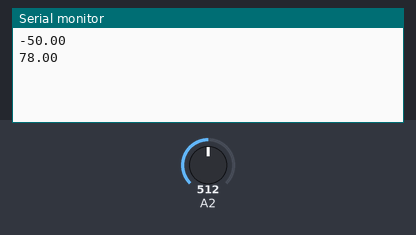
This sketch was run on a simulated Arduino Uno, built with avr-gcc and run on an emulated ATmega328P. Parts: the last lines printed to the serial monitor. The inputs (shaded band) are chosen by the test bench; at power-on: A2 = 512.

Above: at 1.8 s.
1.9 s: A2 set to 716
At 2.8 s:
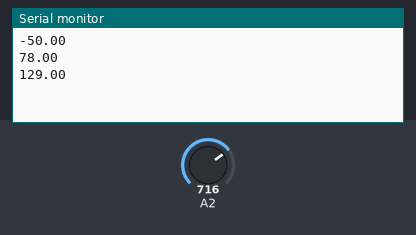
3.4 s: A2 set to 900
At 4.8 s:
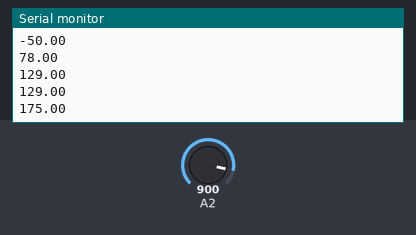
Timing chart, 0 to 6.4 s (numbered marks = the images above; inputs shaded):
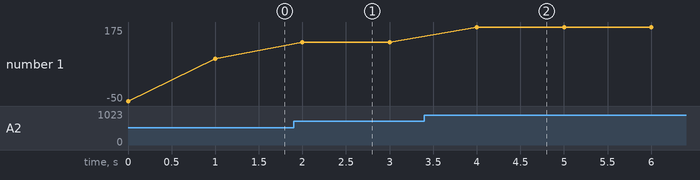

The sketch:

Uebung_7_3.ino
```cpp
void setup() {
 Serial.begin(9600);
  ADCSRA |= (1 << ADEN);                                    // enable ADC
  ADCSRA |= (1 << ADPS2) | (1 << ADPS1) | (1 << ADPS0);     // ADC prescaler, p271
  ADCSRA |= (1 << ADATE)|(1 << ADSC);                       // auto-trigger
  ADCSRB &= ~((1 << ADTS2) | (1 << ADTS1) | (1 << ADTS0));  //free-running, p287
  ADMUX |= (1 << MUX1);                                     // select ADC2 as input pin for ADC
  // TODO: set “good” ADC reference voltage, p281
  ADMUX |= (1 << REFS0) | (1 << REFS1);
}

void loop() {
  // note: conversion is continuously triggered in free running mode
  // read analog value, first LOW then HIGH register
  unsigned int read = ADCL + 256 * ADCH; // TODO get converted value from ADC
  double temperature = 0.25 * read - 50; // TODO convert integer value into temperature
  Serial.println(temperature);
  delay(1000);

}
```

Measured:
- after the input at 1.9 s, the serial monitor: prints a new line after 0.10 s (image 1)
- after the input at 3.4 s, the serial monitor: prints a new line after 0.60 s (image 2)
- plotted number 1: 78 → 129 after the input at 1.9 s, 129 → 175 after the input at 3.4 s
